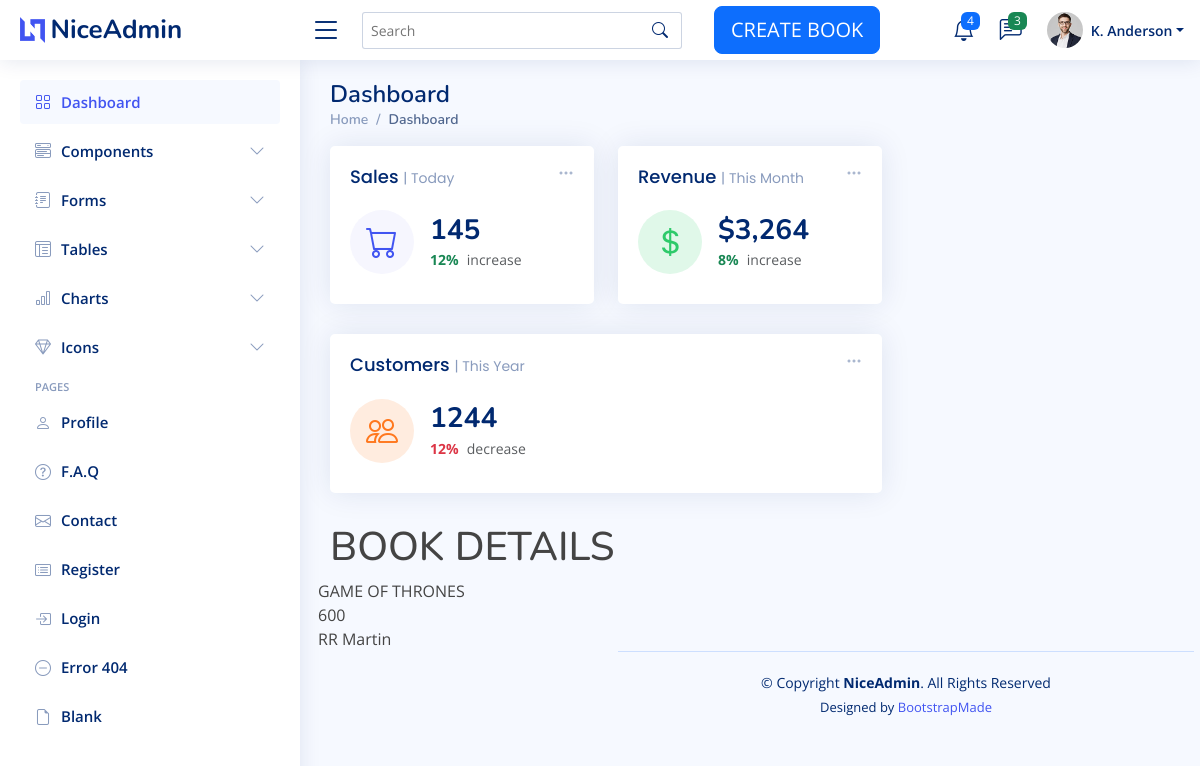
Page /details/1/ on the committed database.
### bookapp/models.py (models this page shows, shortened)
class Book(models.Model):
    title=models.CharField(max_length=200,null=True)
    price=models.IntegerField(null=True)
    image=models.ImageField(upload_to='book_media')
    author=models.ForeignKey(Author, on_delete=models.CASCADE,null=True)
    quantity=models.IntegerField()

class Author(models.Model):
    name=models.CharField(max_length=200,null=True)
    def __str__(self):
        return '{}'.format(self.name)

### bookapp/views.py (the view)
# urls.py: path('details/<int:book_id>/', views.detailsView, name='details'),
def detailsView(request, book_id):
    book = Book.objects.get(id=book_id)
    return render(request, 'detailsview.html', {'book': book})

### templates/detailsview.html
{% extends 'index.html' %}
{% load static %}
{% block content %}
     <h1>BOOK DETAILS</h1>
     {{ book.title }} <br>
     {{ book.price }} <br>
     {{ book.author }}
{% endblock %}

### static/assets/css/style.css (style rules this page uses)
:root { scroll-behavior: smooth; }
body { font-family: "Open Sans", sans-serif; background: #f6f9ff; color: #444444; }
h1, h2, h3, h4, h5, h6 { font-family: "Nunito", sans-serif; }

### rows in the picture
Book: title "GAME OF THRONES", price "600", author "RR Martin"
